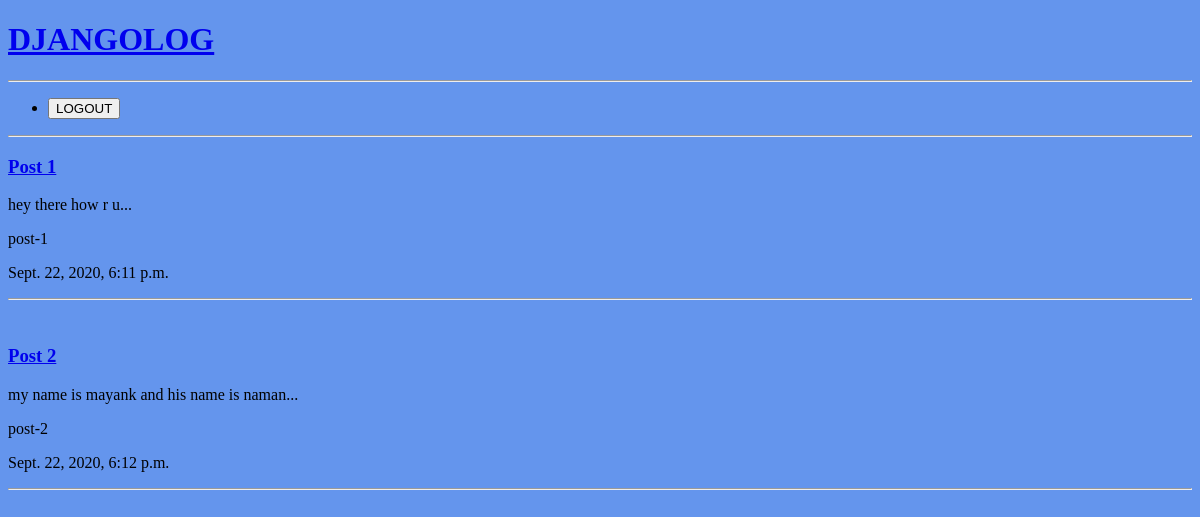
/articles/, run on an earlier commit of the app's database.
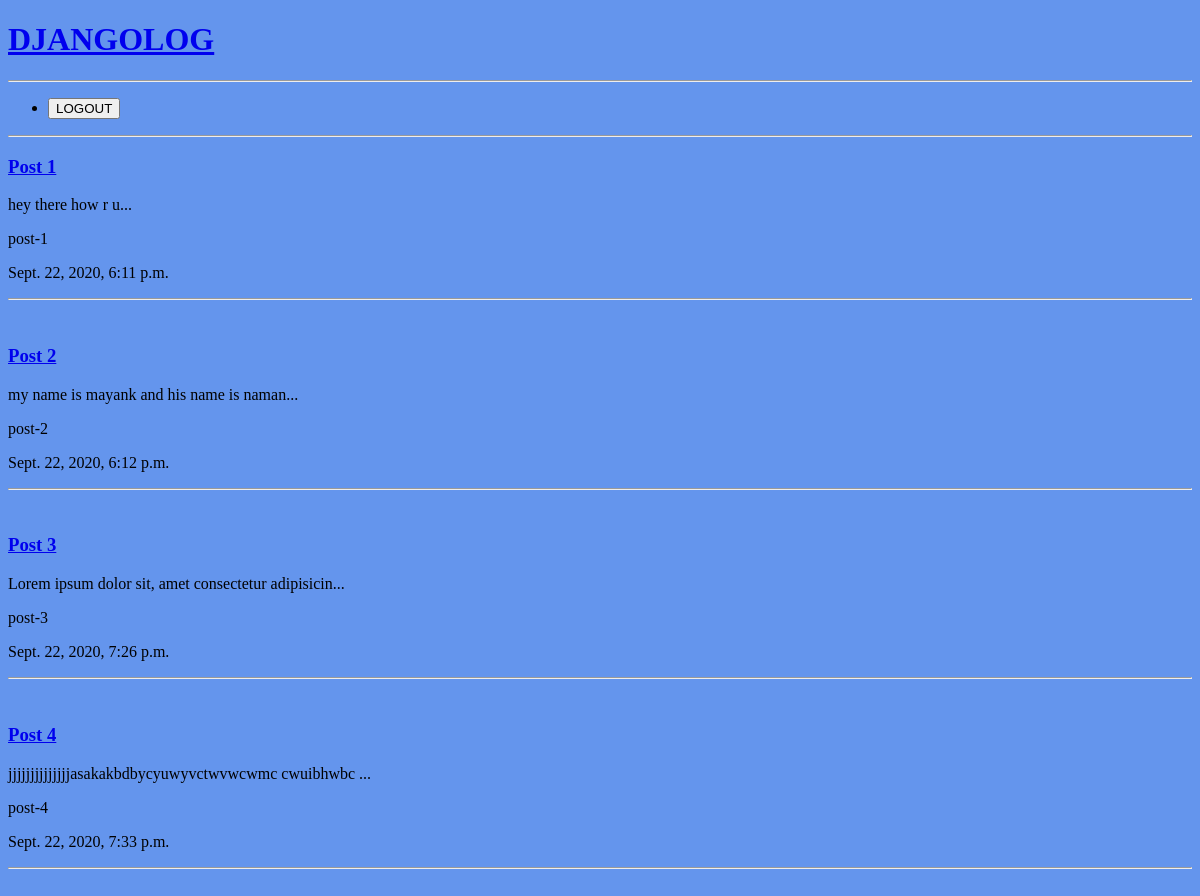
And on a later commit of the database.
### articles/models.py (models this page shows, shortened)
class Article(models.Model):
    title = models.CharField(max_length = 100)
    slug = models.SlugField(default='slug')
    body = models.TextField()
    date = models.DateTimeField(auto_now_add = True)
    thumb = models.ImageField(default='default.png', blank=True)
    def snippet(self):
        return self.body[:50] + '...'

### articles/views.py (the view)
# urls.py: path('', views.articles_list, name='list'),
def articles_list(request):
    articles = Article.objects.all()
    return render(request, 'articles/articles_list.html', { 'articles': articles })

### articles/templates/articles/articles_list.html
{% extends 'base.html' %}
{% block content %}
    {% for article in articles %}
        <h3><a href="{% url 'articles:detail' slug=article.slug %}">{{ article.title }}</a></h3>
        <p>{{ article.snippet }}</p>
        <p>{{ article.slug }}</p>
        <p>{{ article.date }}</p>
        <hr/>
        <br/>
    {% endfor %}
{% endblock %}

What changed in the data, as far as the page shows it:
added Article: title "Post 3", snippet "Lorem ipsum dolor sit, amet consectetur adipisicin...", slug "post-3", date "Sept. 22, 2020, 7:26 p.m."
added Article: title "Post 4", snippet "jjjjjjjjjjjjjjasakakbdbycyuwyvctwvwcwmc cwuibhwbc ...", slug "post-4", date "Sept. 22, 2020, 7:33 p.m."
